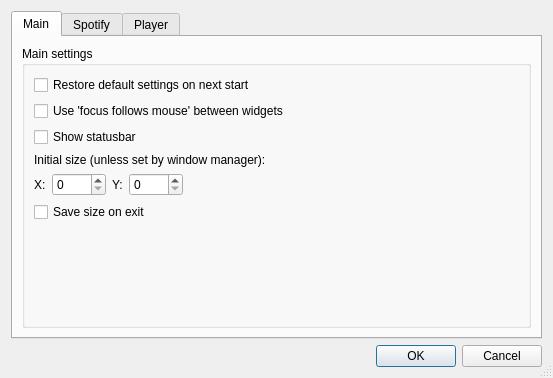
<?xml version="1.0" encoding="UTF-8"?>
<ui version="4.0">
 <class>SettingsDialog</class>
 <widget class="QDialog" name="SettingsDialog">
  <property name="geometry">
   <rect>
    <x>0</x>
    <y>0</y>
    <width>553</width>
    <height>378</height>
   </rect>
  </property>
  <property name="windowTitle">
   <string>Preferences</string>
  </property>
  <property name="autoFillBackground">
   <bool>true</bool>
  </property>
  <property name="sizeGripEnabled">
   <bool>true</bool>
  </property>
  <layout class="QVBoxLayout" name="verticalLayout_2">
   <item>
    <layout class="QVBoxLayout" name="verticalLayout">
     <item>
      <widget class="QTabWidget" name="tabWidget">
       <property name="autoFillBackground">
        <bool>false</bool>
       </property>
       <property name="currentIndex">
        <number>0</number>
       </property>
       <widget class="QWidget" name="tab_4">
        <attribute name="title">
         <string>Main</string>
        </attribute>
        <layout class="QHBoxLayout" name="horizontalLayout_6">
         <item>
          <widget class="QGroupBox" name="groupBox_4">
           <property name="title">
            <string>Main settings</string>
           </property>
           <layout class="QVBoxLayout" name="verticalLayout_8">
            <item>
             <widget class="QCheckBox" name="mainInitialized">
              <property name="text">
               <string>Restore default settings on next start</string>
              </property>
             </widget>
            </item>
            <item>
             <widget class="QCheckBox" name="mainFocusFollowsMouse">
              <property name="text">
               <string>Use 'focus follows mouse' between widgets</string>
              </property>
             </widget>
            </item>
            <item>
             <widget class="QCheckBox" name="mainShowStatusbar">
              <property name="text">
               <string>Show statusbar</string>
              </property>
             </widget>
            </item>
            <item>
             <widget class="QLabel" name="label_4">
              <property name="text">
               <string>Initial size (unless set by window manager):</string>
              </property>
             </widget>
            </item>
            <item>
             <layout class="QHBoxLayout" name="horizontalLayout_7">
              <item>
               <widget class="QLabel" name="label_5">
                <property name="sizePolicy">
                 <sizepolicy hsizetype="Minimum" vsizetype="Preferred">
                  <horstretch>0</horstretch>
                  <verstretch>0</verstretch>
                 </sizepolicy>
                </property>
                <property name="text">
                 <string>X:</string>
                </property>
               </widget>
              </item>
              <item>
               <widget class="QSpinBox" name="mainInitialX">
                <property name="maximum">
                 <number>9000</number>
                </property>
               </widget>
              </item>
              <item>
               <widget class="QLabel" name="label_6">
                <property name="text">
                 <string>Y:</string>
                </property>
               </widget>
              </item>
              <item>
               <widget class="QSpinBox" name="mainInitialY">
                <property name="maximum">
                 <number>9000</number>
                </property>
               </widget>
              </item>
              <item>
               <spacer name="horizontalSpacer_2">
                <property name="orientation">
                 <enum>Qt::Horizontal</enum>
                </property>
                <property name="sizeHint" stdset="0">
                 <size>
                  <width>40</width>
                  <height>20</height>
                 </size>
                </property>
               </spacer>
              </item>
             </layout>
            </item>
            <item>
             <widget class="QCheckBox" name="mainSaveSizeOnExit">
              <property name="text">
               <string>Save size on exit</string>
              </property>
             </widget>
            </item>
            <item>
             <layout class="QGridLayout" name="gridLayout"/>
            </item>
            <item>
             <spacer name="verticalSpacer_4">
              <property name="orientation">
               <enum>Qt::Vertical</enum>
              </property>
              <property name="sizeHint" stdset="0">
               <size>
                <width>20</width>
                <height>40</height>
               </size>
              </property>
             </spacer>
            </item>
           </layout>
          </widget>
         </item>
        </layout>
       </widget>
       <widget class="QWidget" name="tab">
        <attribute name="title">
         <string>Spotify</string>
        </attribute>
        <layout class="QVBoxLayout" name="verticalLayout_3">
         <item>
          <widget class="QGroupBox" name="groupBox">
           <property name="title">
            <string>Spotify settings</string>
           </property>
           <layout class="QFormLayout" name="formLayout">
            <item row="3" column="1">
             <widget class="QLineEdit" name="spotifyConfig"/>
            </item>
            <item row="0" column="1">
             <widget class="QLineEdit" name="spotifyUsername"/>
            </item>
            <item row="1" column="1">
             <widget class="QLineEdit" name="spotifyPassword"/>
            </item>
            <item row="2" column="1">
             <widget class="QLineEdit" name="spotifyCache"/>
            </item>
            <item row="0" column="0">
             <widget class="QLabel" name="label_2">
              <property name="text">
               <string>Username:</string>
              </property>
             </widget>
            </item>
            <item row="1" column="0">
             <widget class="QLabel" name="label_3">
              <property name="text">
               <string>Password:</string>
              </property>
             </widget>
            </item>
            <item row="2" column="0">
             <widget class="QLabel" name="label_7">
              <property name="text">
               <string>Libspotify cache:</string>
              </property>
             </widget>
            </item>
            <item row="3" column="0">
             <widget class="QLabel" name="label_8">
              <property name="text">
               <string>Libspotify configuration:</string>
              </property>
             </widget>
            </item>
           </layout>
          </widget>
         </item>
        </layout>
       </widget>
       <widget class="QWidget" name="tab_3">
        <attribute name="title">
         <string>Player</string>
        </attribute>
        <layout class="QHBoxLayout" name="horizontalLayout_4">
         <item>
          <widget class="QGroupBox" name="groupBox_3">
           <property name="title">
            <string>Player settings</string>
           </property>
           <layout class="QVBoxLayout" name="verticalLayout_9">
            <item>
             <layout class="QHBoxLayout" name="horizontalLayout_2">
              <item>
               <widget class="QLabel" name="label">
                <property name="text">
                 <string>On Startup: </string>
                </property>
               </widget>
              </item>
              <item>
               <widget class="QComboBox" name="playerLoadAction">
                <property name="sizePolicy">
                 <sizepolicy hsizetype="Preferred" vsizetype="Fixed">
                  <horstretch>0</horstretch>
                  <verstretch>0</verstretch>
                 </sizepolicy>
                </property>
               </widget>
              </item>
              <item>
               <spacer name="horizontalSpacer">
                <property name="orientation">
                 <enum>Qt::Horizontal</enum>
                </property>
                <property name="sizeHint" stdset="0">
                 <size>
                  <width>40</width>
                  <height>20</height>
                 </size>
                </property>
               </spacer>
              </item>
             </layout>
            </item>
            <item>
             <spacer name="verticalSpacer_3">
              <property name="orientation">
               <enum>Qt::Vertical</enum>
              </property>
              <property name="sizeHint" stdset="0">
               <size>
                <width>20</width>
                <height>40</height>
               </size>
              </property>
             </spacer>
            </item>
           </layout>
          </widget>
         </item>
        </layout>
       </widget>
      </widget>
     </item>
     <item>
      <layout class="QHBoxLayout" name="horizontalLayout">
       <item>
        <widget class="QDialogButtonBox" name="buttonBox">
         <property name="orientation">
          <enum>Qt::Horizontal</enum>
         </property>
         <property name="standardButtons">
          <set>QDialogButtonBox::Cancel|QDialogButtonBox::Ok</set>
         </property>
        </widget>
       </item>
      </layout>
     </item>
    </layout>
   </item>
  </layout>
 </widget>
 <resources/>
 <connections>
  <connection>
   <sender>buttonBox</sender>
   <signal>accepted()</signal>
   <receiver>SettingsDialog</receiver>
   <slot>accept()</slot>
   <hints>
    <hint type="sourcelabel">
     <x>248</x>
     <y>254</y>
    </hint>
    <hint type="destinationlabel">
     <x>157</x>
     <y>274</y>
    </hint>
   </hints>
  </connection>
  <connection>
   <sender>buttonBox</sender>
   <signal>rejected()</signal>
   <receiver>SettingsDialog</receiver>
   <slot>reject()</slot>
   <hints>
    <hint type="sourcelabel">
     <x>316</x>
     <y>260</y>
    </hint>
    <hint type="destinationlabel">
     <x>286</x>
     <y>274</y>
    </hint>
   </hints>
  </connection>
 </connections>
</ui>
